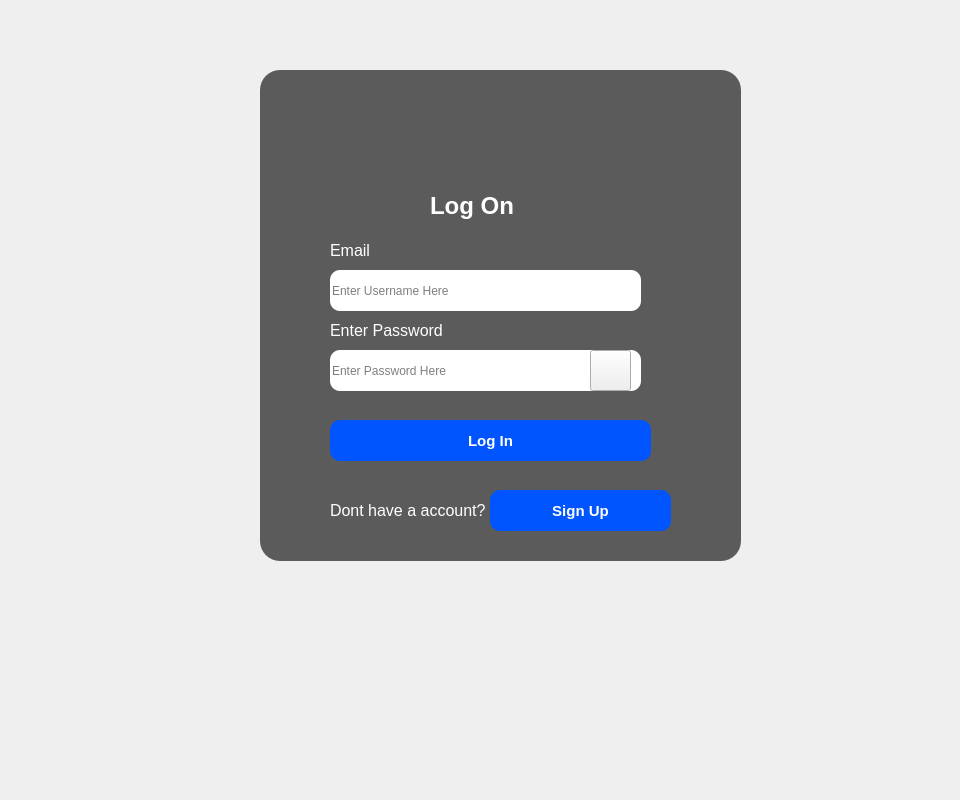
<?xml version="1.0" encoding="UTF-8"?>
<ui version="4.0">
 <class>Form</class>
 <widget class="QWidget" name="Form">
  <property name="geometry">
   <rect>
    <x>0</x>
    <y>0</y>
    <width>960</width>
    <height>800</height>
   </rect>
  </property>
  <property name="windowTitle">
   <string>Form</string>
  </property>
  <widget class="QLabel" name="label">
   <property name="geometry">
    <rect>
     <x>0</x>
     <y>0</y>
     <width>961</width>
     <height>801</height>
    </rect>
   </property>
   <property name="text">
    <string/>
   </property>
   <property name="pixmap">
    <pixmap>../Img/laptops-modern-electronics-store-computer-department-technology-140964701.webp</pixmap>
   </property>
   <property name="scaledContents">
    <bool>true</bool>
   </property>
  </widget>
  <widget class="QLabel" name="label_2">
   <property name="geometry">
    <rect>
     <x>260</x>
     <y>70</y>
     <width>481</width>
     <height>491</height>
    </rect>
   </property>
   <property name="styleSheet">
    <string notr="true">background-color: rgba(50, 50, 50, 200); /* Dark gray with transparency */
border-radius: 20px;                    /* Curved edges */
</string>
   </property>
   <property name="text">
    <string/>
   </property>
   <property name="pixmap">
    <pixmap>Img/blank..png</pixmap>
   </property>
  </widget>
  <widget class="QLabel" name="label_3">
   <property name="geometry">
    <rect>
     <x>370</x>
     <y>90</y>
     <width>261</width>
     <height>81</height>
    </rect>
   </property>
   <property name="text">
    <string/>
   </property>
   <property name="pixmap">
    <pixmap>../Img/Logo.png</pixmap>
   </property>
   <property name="scaledContents">
    <bool>true</bool>
   </property>
  </widget>
  <widget class="QLabel" name="label_4">
   <property name="geometry">
    <rect>
     <x>430</x>
     <y>150</y>
     <width>221</width>
     <height>111</height>
    </rect>
   </property>
   <property name="font">
    <font>
     <pointsize>18</pointsize>
     <bold>true</bold>
    </font>
   </property>
   <property name="styleSheet">
    <string notr="true">color: rgb(255, 255, 255);</string>
   </property>
   <property name="text">
    <string>Log On</string>
   </property>
  </widget>
  <widget class="QLineEdit" name="txt_email">
   <property name="geometry">
    <rect>
     <x>330</x>
     <y>270</y>
     <width>311</width>
     <height>41</height>
    </rect>
   </property>
   <property name="styleSheet">
    <string notr="true">border-radius: 10px;
</string>
   </property>
   <property name="placeholderText">
    <string>Enter Username Here</string>
   </property>
  </widget>
  <widget class="QLineEdit" name="txt_password">
   <property name="geometry">
    <rect>
     <x>330</x>
     <y>350</y>
     <width>311</width>
     <height>41</height>
    </rect>
   </property>
   <property name="styleSheet">
    <string notr="true">border-radius: 10px;
</string>
   </property>
   <property name="echoMode">
    <enum>QLineEdit::EchoMode::Password</enum>
   </property>
   <property name="placeholderText">
    <string>Enter Password Here</string>
   </property>
  </widget>
  <widget class="QLabel" name="label_5">
   <property name="geometry">
    <rect>
     <x>330</x>
     <y>240</y>
     <width>81</width>
     <height>20</height>
    </rect>
   </property>
   <property name="font">
    <font>
     <pointsize>12</pointsize>
    </font>
   </property>
   <property name="styleSheet">
    <string notr="true">Color:rgb(255, 255, 255)</string>
   </property>
   <property name="text">
    <string>Email</string>
   </property>
  </widget>
  <widget class="QLabel" name="label_7">
   <property name="geometry">
    <rect>
     <x>330</x>
     <y>320</y>
     <width>211</width>
     <height>20</height>
    </rect>
   </property>
   <property name="font">
    <font>
     <pointsize>12</pointsize>
    </font>
   </property>
   <property name="styleSheet">
    <string notr="true">Color:rgb(255, 255, 255)</string>
   </property>
   <property name="text">
    <string>Enter Password</string>
   </property>
  </widget>
  <widget class="QPushButton" name="btn_sign_up">
   <property name="geometry">
    <rect>
     <x>490</x>
     <y>490</y>
     <width>181</width>
     <height>41</height>
    </rect>
   </property>
   <property name="font">
    <font>
     <pointsize>11</pointsize>
     <bold>true</bold>
    </font>
   </property>
   <property name="styleSheet">
    <string notr="true">color: rgb(255, 255, 255);
background-color: rgb(0, 85, 255);
border-radius: 10px;
</string>
   </property>
   <property name="text">
    <string>Sign Up</string>
   </property>
  </widget>
  <widget class="QLabel" name="label_11">
   <property name="geometry">
    <rect>
     <x>330</x>
     <y>500</y>
     <width>211</width>
     <height>20</height>
    </rect>
   </property>
   <property name="font">
    <font>
     <pointsize>12</pointsize>
    </font>
   </property>
   <property name="styleSheet">
    <string notr="true">Color:rgb(255, 255, 255)</string>
   </property>
   <property name="text">
    <string>Dont have a account?</string>
   </property>
  </widget>
  <widget class="QPushButton" name="btn_login">
   <property name="geometry">
    <rect>
     <x>330</x>
     <y>420</y>
     <width>321</width>
     <height>41</height>
    </rect>
   </property>
   <property name="font">
    <font>
     <pointsize>11</pointsize>
     <bold>true</bold>
    </font>
   </property>
   <property name="styleSheet">
    <string notr="true">color: rgb(255, 255, 255);
background-color: rgb(0, 85, 255);
border-radius: 10px;
</string>
   </property>
   <property name="text">
    <string>Log In</string>
   </property>
  </widget>
  <widget class="QPushButton" name="btn_eye">
   <property name="geometry">
    <rect>
     <x>590</x>
     <y>350</y>
     <width>41</width>
     <height>41</height>
    </rect>
   </property>
   <property name="styleSheet">
    <string notr="true">background:none;</string>
   </property>
   <property name="text">
    <string/>
   </property>
   <property name="icon">
    <iconset>
     <normaloff>../Img/eye-slash-regular.svg</normaloff>../Img/eye-slash-regular.svg</iconset>
   </property>
   <property name="iconSize">
    <size>
     <width>32</width>
     <height>32</height>
    </size>
   </property>
  </widget>
 </widget>
 <resources/>
 <connections/>
</ui>
